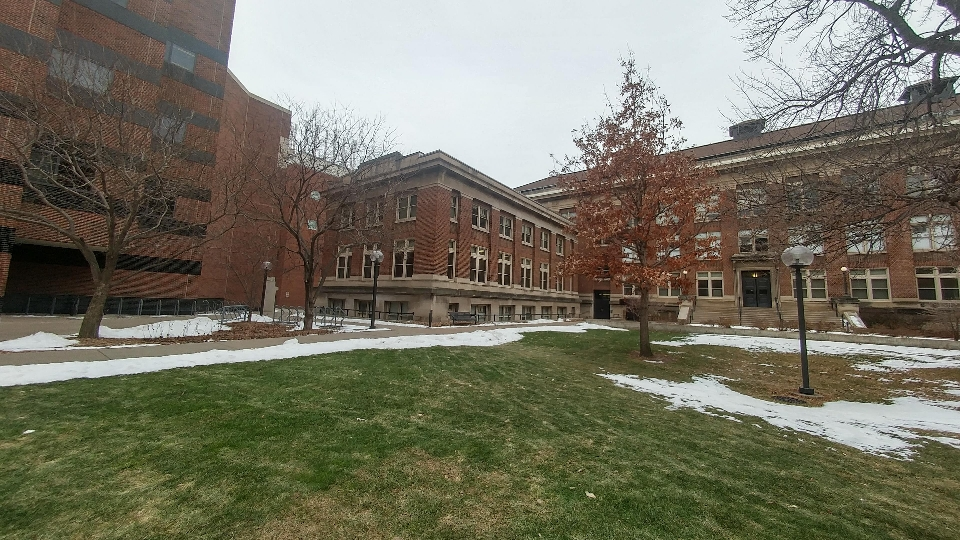
#> input picture Panorama_Generation/panaroma_generation/1.jpg, 960 x 540 px, found by its file name
$ jupyter execute --allow-errors Q2.ipynb
#> lines starting #> are read from the running program, lines starting #| are printed output that depends on the picture
## 2.1

[cell 1]
import cv2

# Load the images
image1 = cv2.imread('C:/Users/adity/Downloads/CV_A3/panaroma_generation/1.jpg')
#> image1 is the input picture: shape (540, 960, 3); mean B, G, R 96.7, 113.4, 115.8
image2 = cv2.imread('C:/Users/adity/Downloads/CV_A3/panaroma_generation/2.jpg')
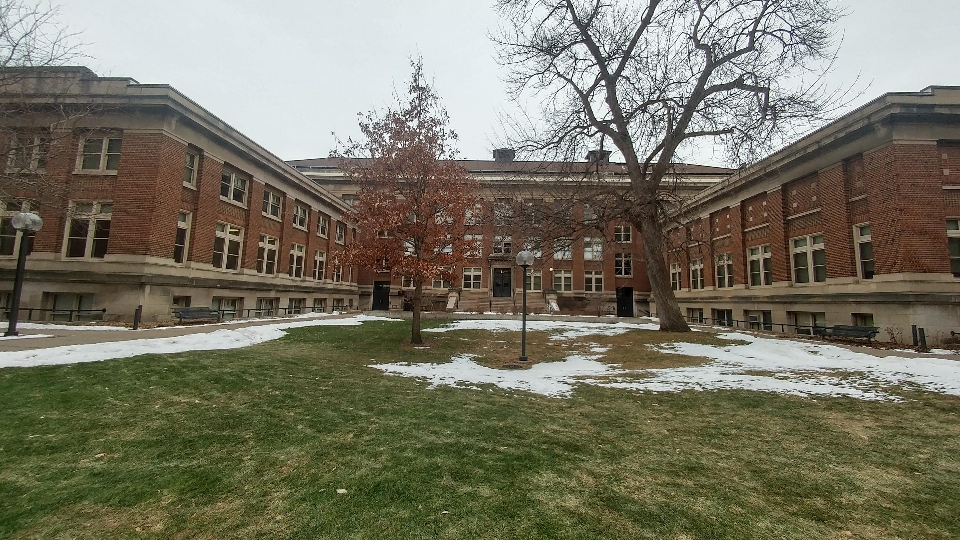
#> input picture Panorama_Generation/panaroma_generation/2.jpg, 960 x 540 px, found by its file name
#> image2 is the input picture: shape (540, 960, 3); mean B, G, R 98.9, 116.2, 118.8

# Initialize the SIFT feature detector and extractor
sift = cv2.SIFT_create()

# Detect keypoints and compute descriptors for both images
keypoints1, descriptors1 = sift.detectAndCompute(image1, None)
#> keypoints1 = 2569 keypoints; strongest (x, y, size): (633, 107, 1.8), (890, 49, 1.9), (844, 269, 2.9), (632, 140, 2)
keypoints2, descriptors2 = sift.detectAndCompute(image2, None)
#> keypoints2 = 3170 keypoints; strongest (x, y, size): (551, 269, 1.9), (671, 111, 1.9), (603, 82, 3.1), (770, 2, 2.1)

# Draw keypoints on the images
image1_keypoints = cv2.drawKeypoints(image1, keypoints1, None)
image2_keypoints = cv2.drawKeypoints(image2, keypoints2, None)

# Display the images with keypoints
cv2.imshow('Image 1 with Keypoints', image1_keypoints)
cv2.imshow('Image 2 with Keypoints', image2_keypoints)
cv2.waitKey(0)
cv2.destroyAllWindows()

## 2.2

[cell 2]
import cv2

# Load the images
image1 = cv2.imread('C:/Users/adity/Downloads/CV_A3/panaroma_generation/1.jpg', cv2.IMREAD_GRAYSCALE)
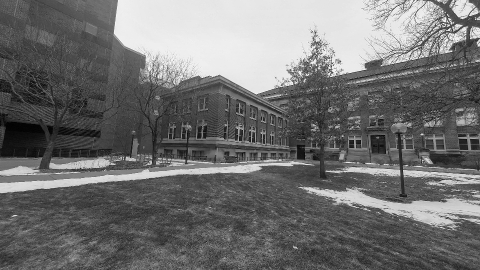
#> image1: shape (540, 960) (shown at 1/2 size); min 0, max 255, mean 112.2
image2 = cv2.imread('C:/Users/adity/Downloads/CV_A3/panaroma_generation/2.jpg', cv2.IMREAD_GRAYSCALE)
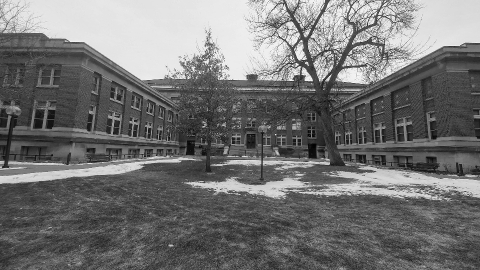
#> image2: shape (540, 960) (shown at 1/2 size); min 0, max 255, mean 115

# Initialize the feature detector and extractor (e.g., SIFT)
sift = cv2.SIFT_create()

# Detect keypoints and compute descriptors for both images
keypoints1, descriptors1 = sift.detectAndCompute(image1, None)
#> keypoints1 = 2571 keypoints; strongest (x, y, size): (633, 107, 1.8), (890, 49, 1.9), (632, 140, 2), (844, 269, 2.9)
keypoints2, descriptors2 = sift.detectAndCompute(image2, None)
#> keypoints2 = 3172 keypoints; strongest (x, y, size): (551, 269, 1.9), (671, 111, 1.9), (603, 82, 3.1), (770, 2, 2.1)

# Initialize the feature matcher using brute-force matching
bf = cv2.BFMatcher(cv2.NORM_L2, crossCheck=True)

# Match the descriptors using brute-force matching
matches_bf = bf.match(descriptors1, descriptors2)
#> matches_bf = 969 matches

# Sort the matches by distance (lower is better)
matches_bf = sorted(matches_bf, key=lambda x: x.distance)

# Draw the top N matches
num_matches = 50
image_matches_bf = cv2.drawMatches(image1, keypoints1, image2, keypoints2, matches_bf[:num_matches], None)
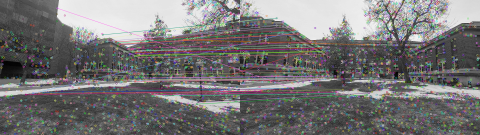
#> image_matches_bf: shape (540, 1920, 3) (shown at 1/4 size); mean of channels 0, 1, 2 117, 116.6, 118.1; drawn as B, G, R

# Initialize the feature matcher using FLANN matching
index_params = dict(algorithm=0, trees=5)
search_params = dict(checks=50)
flann = cv2.FlannBasedMatcher(index_params, search_params)

# Match the descriptors using FLANN matching
matches_flann = flann.match(descriptors1, descriptors2)
#> matches_flann = 2571 matches

# Sort the matches by distance (lower is better)
matches_flann = sorted(matches_flann, key=lambda x: x.distance)

# Draw the top N matches
image_matches_flann = cv2.drawMatches(image1, keypoints1, image2, keypoints2, matches_flann[:num_matches], None)
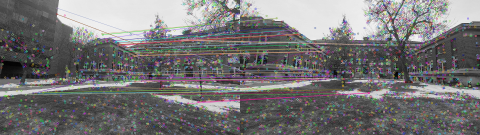
#> image_matches_flann: shape (540, 1920, 3) (shown at 1/4 size); mean of channels 0, 1, 2 116.9, 116.5, 117.7; drawn as B, G, R

# Display the images with matches
cv2.imshow('Brute-Force Matching', image_matches_bf)
cv2.imshow('FLANN Matching', image_matches_flann)
cv2.waitKey(0)
cv2.destroyAllWindows()

## 2.3

[cell 3]
import cv2
import numpy as np

# Load the images
image1 = cv2.imread('C:/Users/adity/Downloads/CV_A3/panaroma_generation/1.jpg')
image2 = cv2.imread('C:/Users/adity/Downloads/CV_A3/panaroma_generation/2.jpg')

# Convert the images to grayscale
gray1 = cv2.cvtColor(image1, cv2.COLOR_BGR2GRAY)
gray2 = cv2.cvtColor(image2, cv2.COLOR_BGR2GRAY)

# Initialize the feature detector and extractor (e.g., SIFT)
sift = cv2.SIFT_create()

# Detect keypoints and compute descriptors for both images
keypoints1, descriptors1 = sift.detectAndCompute(gray1, None)
#> keypoints1 = 2569 keypoints; strongest (x, y, size): (633, 107, 1.8), (890, 49, 1.9), (844, 269, 2.9), (632, 140, 2)
keypoints2, descriptors2 = sift.detectAndCompute(gray2, None)
#> keypoints2 = 3170 keypoints; strongest (x, y, size): (551, 269, 1.9), (671, 111, 1.9), (603, 82, 3.1), (770, 2, 2.1)

# Initialize the feature matcher using brute-force matching
bf = cv2.BFMatcher(cv2.NORM_L2, crossCheck=True)

# Match the descriptors using brute-force matching
matches = bf.match(descriptors1, descriptors2)
#> matches = 974 matches

# Extract the matched keypoints
src_points = np.float32([keypoints1[m.queryIdx].pt for m in matches]).reshape(-1, 1, 2)
#> src_points = 974 rows, first 8: [2.63, 398], [4.15, 352], [8.1, 188.5], [9.12, 243.8], [9.45, 118.6], [18.12, 383], [23.65, 169.1], [24.54, 504.5]
dst_points = np.float32([keypoints2[m.trainIdx].pt for m in matches]).reshape(-1, 1, 2)
#> dst_points = 974 rows, first 8: [199.2, 466.3], [201.5, 261], [27.2, 56.56], [415, 80.52], [165, 491.5], [171.9, 84.86], [846, 430.1], [214, 392.2]

# Estimate the homography matrix using RANSAC
homography, mask = cv2.findHomography(src_points, dst_points, cv2.RANSAC, 5.0)
#> homography = [[130.2, -7.97, -45658.9], [39, 79.36, -23860.6], [0.134, -0.00338, 1]]; mask = 974 values, max 1 at index 188, min 0 at index 0, mean 0.324

# Print the estimated homography matrix
print("Estimated Homography Matrix:")
print(homography)
#| [[ 1.30217899e+02 -7.96787342e+00 -4.56588668e+04]
#|  [ 3.90035664e+01  7.93567796e+01 -2.38606037e+04]
#|  [ 1.33743300e-01 -3.37837937e-03  1.00000000e+00]]

## 2.4

[cell 4]
# Warp the second image using the homography matrix
warped_image2 = cv2.warpPerspective(image2, homography, (image1.shape[1] + image2.shape[1], image1.shape[0]))
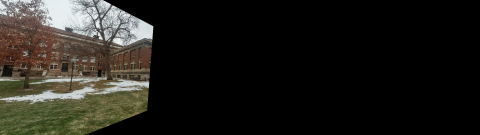
#> warped_image2: shape (540, 1920, 3) (shown at 1/4 size); mean B, G, R 26.8, 31.6, 33.1

# Place the warped image and the first image side-by-side
result = np.zeros((max(image1.shape[0], warped_image2.shape[0]), image1.shape[1] + warped_image2.shape[1], 3), dtype=np.uint8)
result[:image1.shape[0], :image1.shape[1]] = image1
result[:warped_image2.shape[0], image1.shape[1]:] = warped_image2
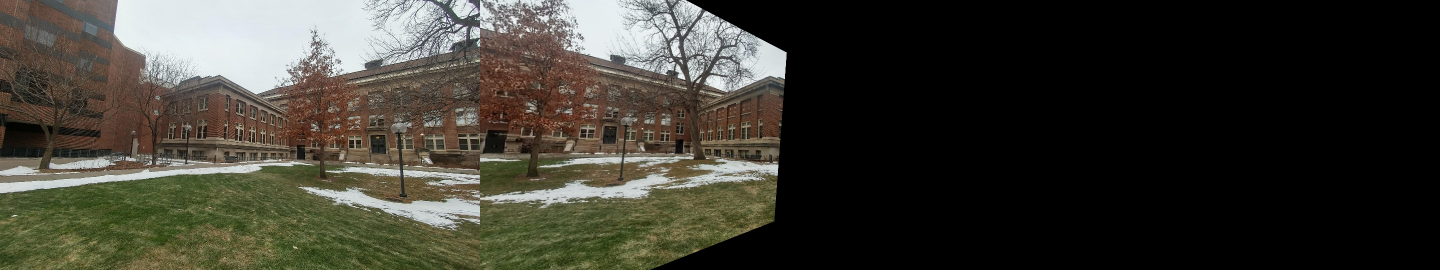
#> result: shape (540, 2880, 3) (shown at 1/2 size); mean B, G, R 50.1, 58.9, 60.7

# Display the side-by-side images
cv2.imshow('Warped Images Side-by-Side', result)
cv2.waitKey(0)
cv2.destroyAllWindows()

[cell 5]
import numpy as np
import imutils
import cv2


class Stitcher:
    def _init_(self):
        # determine if we are using OpenCV v3.X
        self.isv3 = imutils.is_cv3(or_better=True)

    def stitch(self, images, ratio=0.75, reprojThresh=4.0, showMatches=False):
    # unpack the images, then detect keypoints and extract
    # local invariant descriptors from them
        (imageB, imageA) = images
        (kpsA, featuresA) = self.detectAndDescribe(imageA)
        (kpsB, featuresB) = self.detectAndDescribe(imageB)
        # match features between the two images
        M = self.matchKeypoints(kpsA, kpsB, featuresA, featuresB, ratio, reprojThresh)
        M2 = self.matchKeypoints2(kpsA, kpsB, featuresA, featuresB, ratio, reprojThresh)
        # if the match is None, then there aren't enough matched
        # keypoints to create a panorama
        if M is None or M2 is None:
            return None

        # otherwise, apply a perspective warp to stitch the images together
        (matches, H, status) = M
        (matches1, H1, status1) = M2
        result = cv2.warpPerspective(
            imageA, H, (imageA.shape[1] + imageB.shape[1], imageA.shape[0])
        )
        result[0 : imageB.shape[0], 0 : imageB.shape[1]] = imageB

        # Add a separation between the two images
        separation_width = 10
        result_with_separation = np.zeros((result.shape[0], result.shape[1] + separation_width, 3), dtype=np.uint8)
        result_with_separation[:, :result.shape[1]] = result

        # Add separation
        result_with_separation[:, result.shape[1]:] = 255  # White separation line

        # check to see if the keypoint matches should be visualized
        if showMatches:
            vis = self.drawMatches(imageA, imageB, kpsA, kpsB, matches, status)
            vis1 = self.drawMatches(imageA, imageB, kpsA, kpsB, matches1, status1)
            # Combine vis and vis1 side by side with a separation between them
            # vis_combined = np.hstack((vis, np.full((vis.shape[0], separation_width, 3), 255), vis1))
            # return a tuple of the stitched image and the visualization
            return (result_with_separation, vis, vis1)

        # return the stitched image
        return result_with_separation


    def detectAndDescribe(self, image):
        # convert the image to grayscale
        gray = cv2.cvtColor(image, cv2.COLOR_BGR2GRAY)
        # check to see if we are using OpenCV 3.X
        # if self.isv3:
            # detect and extract features from the image
        descriptor = cv2.SIFT_create()
        (kps, features) = descriptor.detectAndCompute(image, None)
        # otherwise, we are using OpenCV 2.4.X
        # else:
        #     # detect keypoints in the image
        #     detector = cv2.FeatureDetector_create("SIFT")
        #     kps = detector.detect(gray)
        #     # extract features from the image
        #     extractor = cv2.DescriptorExtractor_create("SIFT")
        #     (kps, features) = extractor.compute(gray, kps)
        # convert the keypoints from KeyPoint objects to NumPy
        # arrays
        kps = np.float32([kp.pt for kp in kps])
        # return a tuple of keypoints and features
        return (kps, features)

    def matchKeypoints(self, kpsA, kpsB, featuresA, featuresB, ratio, reprojThresh):
        # compute the raw matches and initialize the list of actual
        # matches
        matcher = cv2.DescriptorMatcher_create("BruteForce")
        rawMatches = matcher.knnMatch(featuresA, featuresB, 2)
        matches = []
        # loop over the raw matches
        for m in rawMatches:
            # ensure the distance is within a certain ratio of each
            # other (i.e. Lowe's ratio test)
            if len(m) == 2 and m[0].distance < m[1].distance * ratio:
                matches.append((m[0].trainIdx, m[0].queryIdx))

        # computing a homography requires at least 4 matches
        if len(matches) > 4:
            # construct the two sets of points
            ptsA = np.float32([kpsA[i] for (_, i) in matches])
            ptsB = np.float32([kpsB[i] for (i, _) in matches])
            # compute the homography between the two sets of points
            (H, status) = cv2.findHomography(ptsA, ptsB, cv2.RANSAC, reprojThresh)
            # return the matches along with the homograpy matrix
            # and status of each matched point
            return (matches, H, status)
        # otherwise, no homograpy could be computed
        return None

    def matchKeypoints2(self, kpsA, kpsB, featuresA, featuresB, ratio, reprojThresh):
    # create the FLANN matcher object
        FLANN_INDEX_KDTREE = 0
        index_params = dict(algorithm=FLANN_INDEX_KDTREE, trees=5)
        search_params = dict(checks=50)
        flann = cv2.FlannBasedMatcher(index_params, search_params)

        # compute the raw matches
        rawMatches = flann.knnMatch(featuresA, featuresB, k=2)
        matches = []

        # loop over the raw matches
        for m, n in rawMatches:
            # ensure the distance is within a certain ratio of each other (i.e. Lowe's ratio test)
            if m.distance < ratio * n.distance:
                matches.append((m.queryIdx, m.trainIdx))

        # set a threshold on the number of matches
        min_matches = 8
        if len(matches) >= min_matches:
            print("Number of matches before constructing ptsB:", len(matches))  # Debugging output

            # construct the two sets of points
            ptsA = np.float32([kpsA[i] for (_, i) in matches])

            # Filter out-of-bounds indices
            valid_indices = set(range(len(kpsB)))
            ptsB_indices = [i for (_, i) in matches if i in valid_indices]

            print("Indices for ptsB:", ptsB_indices)  # Debugging output

            # Construct ptsB using the filtered indices
            ptsB = np.float32([kpsB[i] for i in ptsB_indices])

            print("Shape of ptsA:", ptsA.shape)  # Debugging output
            print("Shape of ptsB:", ptsB.shape)  # Debugging output

            # compute the homography between the two sets of points
            (H, status) = cv2.findHomography(ptsA, ptsB, cv2.RANSAC, reprojThresh)

            # return the matches along with the homography matrix and status of each matched point
            return (matches, H, status)

        # otherwise, no homography could be computed
        return None


    def drawMatches(self, imageA, imageB, kpsA, kpsB, matches, status):
        # initialize the output visualization image
        (hA, wA) = imageA.shape[:2]
        (hB, wB) = imageB.shape[:2]
        vis = np.zeros((max(hA, hB), wA + wB, 3), dtype="uint8")
        vis[0:hA, 0:wA] = imageA
        vis[0:hB, wA:] = imageB
        # loop over the matches
        for (trainIdx, queryIdx), s in zip(matches, status):
            # only process the match if the keypoint was successfully
            # matched
            if s == 1:
                # draw the match
                ptA = (int(kpsA[queryIdx][0]), int(kpsA[queryIdx][1]))
                ptB = (int(kpsB[trainIdx][0]) + wA, int(kpsB[trainIdx][1]))
                cv2.line(vis, ptA, ptB, (0, 255, 0), 1)
        # return the visualization
        return vis


# load the two images and resize them to have a width of 400 pixels
# (for faster processing)
imageA = cv2.imread("C:/Users/adity/Downloads/CV_A3/panaroma_generation/1.jpg")
imageB = cv2.imread("C:/Users/adity/Downloads/CV_A3/panaroma_generation/2.jpg")
# stitch the images together to create a panorama
stitcher = Stitcher()
#> (the rest of this cell did not finish here and is left out)

#> in detectAndDescribe, `(kps, features) = descriptor.detectAndCompute(image, None)`: kps has the same summary as keypoints2 outside detectAndDescribe
#> in detectAndDescribe, `kps = np.float32([kp.pt for kp in kps])`: kps = 3170 pairs, first value 2.57 to 956.8, second value 2.43 to 535.5
#> in stitch, `(kpsA, featuresA) = self.detectAndDescribe(imageA)`: kpsA has the same summary as kps in detectAndDescribe
#> in detectAndDescribe (call 2), `(kps, features) = descriptor.detectAndCompute(image, None)`: kps has the same summary as keypoints1 outside detectAndDescribe
#> in stitch, `(kpsB, featuresB) = self.detectAndDescribe(imageB)`: kpsB = 2569 pairs, first value 2.63 to 956.7, second value 4.27 to 537.2
#> in matchKeypoints, `rawMatches = matcher.knnMatch(featuresA, featuresB, 2)`: rawMatches = 3170 matches
#> after the loop in matchKeypoints, `for m in rawMatches:`: matches = 281 pairs, first value 78 to 2542, second value 28 to 2849
#> in matchKeypoints, `ptsA = np.float32([kpsA[i] for (_, i) in matches])`: ptsA = 281 pairs, first value 10.85 to 827.6, second value 74.64 to 500
#> in matchKeypoints, `ptsB = np.float32([kpsB[i] for (i, _) in matches])`: ptsB = 281 pairs, first value 45.11 to 951.3, second value 16.92 to 505.1
#> in matchKeypoints, `(H, status) = cv2.findHomography(ptsA, ptsB, cv2.RANSAC, reprojThresh)`: H = [[-0.0146, -0.0262, 364.9], [-0.305, 0.561, 127.6], [-0.00102, -0.000103, 1]]; status = 281 values, max 1 at index 0, min 0 at index 6, mean 0.705
#> in matchKeypoints2, `rawMatches = flann.knnMatch(featuresA, featuresB, k=2)`: rawMatches = 3170 matches
#> after the loop in matchKeypoints2, `for m, n in rawMatches:`: matches = 281 pairs, first value 28 to 2849, second value 78 to 2542
#| Number of matches before constructing ptsB: 281
#> in matchKeypoints2, `ptsA = np.float32([kpsA[i] for (_, i) in matches])`: ptsA = 281 pairs, first value 26.02 to 755, second value 5.71 to 532.5
#> in matchKeypoints2, `valid_indices = set(range(len(kpsB)))`: valid_indices = 2569 items
#> in matchKeypoints2, `ptsB_indices = [i for (_, i) in matches if i in valid_indices]`: ptsB_indices = 281 values, max 2542 at index 269, min 78 at index 85, mean 1306.3
#> (printed output is left out)
#| Shape of ptsA: (281, 2)
#| Shape of ptsB: (281, 2)
#> in matchKeypoints2, `(H, status) = cv2.findHomography(ptsA, ptsB, cv2.RANSAC, reprojThresh)`: H = [[-0.502, -0.404, 426.1], [-0.348, -0.222, 257.3], [-0.00139, -0.000804, 1]]; status = 281 values, max 1 at index 13, min 0 at index 0, mean 0.0498
#> in stitch, `(matches, H, status) = M`: matches = 281 pairs, first value 78 to 2542, second value 28 to 2849; H = [[-0.0146, -0.0262, 364.9], [-0.305, 0.561, 127.6], [-0.00102, -0.000103, 1]]; status = 281 values, max 1 at index 0, min 0 at index 6, mean 0.705
#> in stitch, `(matches1, H1, status1) = M2`: matches1 = 281 pairs, first value 28 to 2849, second value 78 to 2542; H1 = [[-0.502, -0.404, 426.1], [-0.348, -0.222, 257.3], [-0.00139, -0.000804, 1]]; status1 = 281 values, max 1 at index 13, min 0 at index 0, mean 0.0498
#> in stitch, `result_with_separation[:, result.shape[1]:] = 255`:
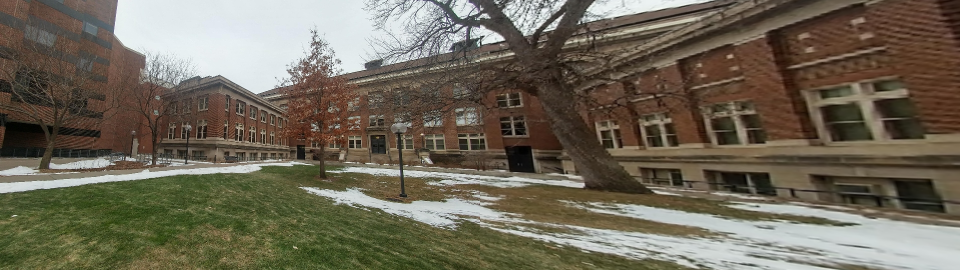
#> result_with_separation: shape (540, 1930, 3) (shown at 1/2 size); mean B, G, R 88.7, 104.4, 111.3
#> the loop in drawMatches, `for (trainIdx, queryIdx), s in zip(matches, status):` made 281 passes
#> (trainIdx, queryIdx, s, ptA, ptB) on passes 1, 2, 3, 4, 5, 6, 8, 9: (676, 28, [1], (10, 330), (1332, 325)), (671, 37, [1], (13, 265), (1331, 283)), (694, 59, [1], (19, 325), (1336, 321)), (691, 75, [1], (25, 231), (1336, 262)), (697, 92, [1], (28, 216), (1337, 253)), (698, 93, [1], (28, 216), (1337, 253)), (749, 212, [1], (76, 249), (1358, 272)), (755, 225, [1], (80, 297), (1361, 303))
#> after the loop in drawMatches, `for (trainIdx, queryIdx), s in zip(matches, status):`:
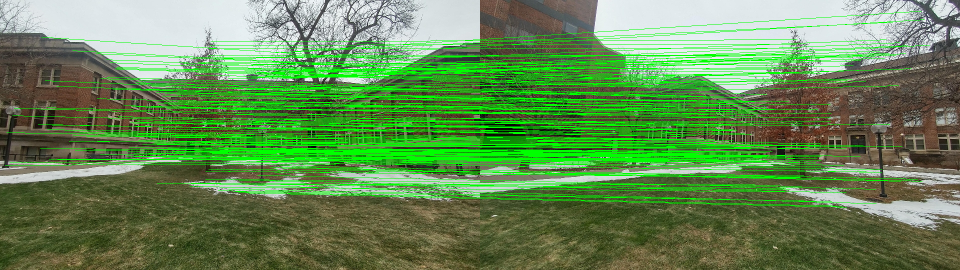
#> vis: shape (540, 1920, 3) (shown at 1/2 size); mean B, G, R 83.9, 138.5, 100.4
#> the loop in drawMatches (call 2), `for (trainIdx, queryIdx), s in zip(matches, status):` made 281 passes
#> (trainIdx, queryIdx, s, ptA, ptB) on passes 14, 55, 58: (263, 978, [1], (381, 233), (1106, 451)), (569, 988, [1], (383, 510), (1288, 223)), (598, 1024, [1], (400, 196), (1299, 127))
#> after the loop in drawMatches (call 2), `for (trainIdx, queryIdx), s in zip(matches, status):`:
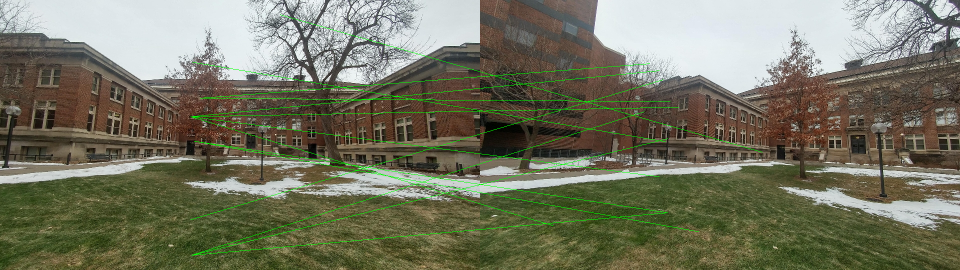
#> vis: shape (540, 1920, 3) (shown at 1/2 size); mean B, G, R 96.9, 116.9, 116.1
# show the images
cv2.imshow("Image A", imageA)
cv2.imshow("Image B", imageB)
cv2.imshow("Keypoint Matches Brute", vis)
cv2.imshow("Keypoint Matches FLANN", vis1)
cv2.imshow("Result", result)
cv2.waitKey(0)
